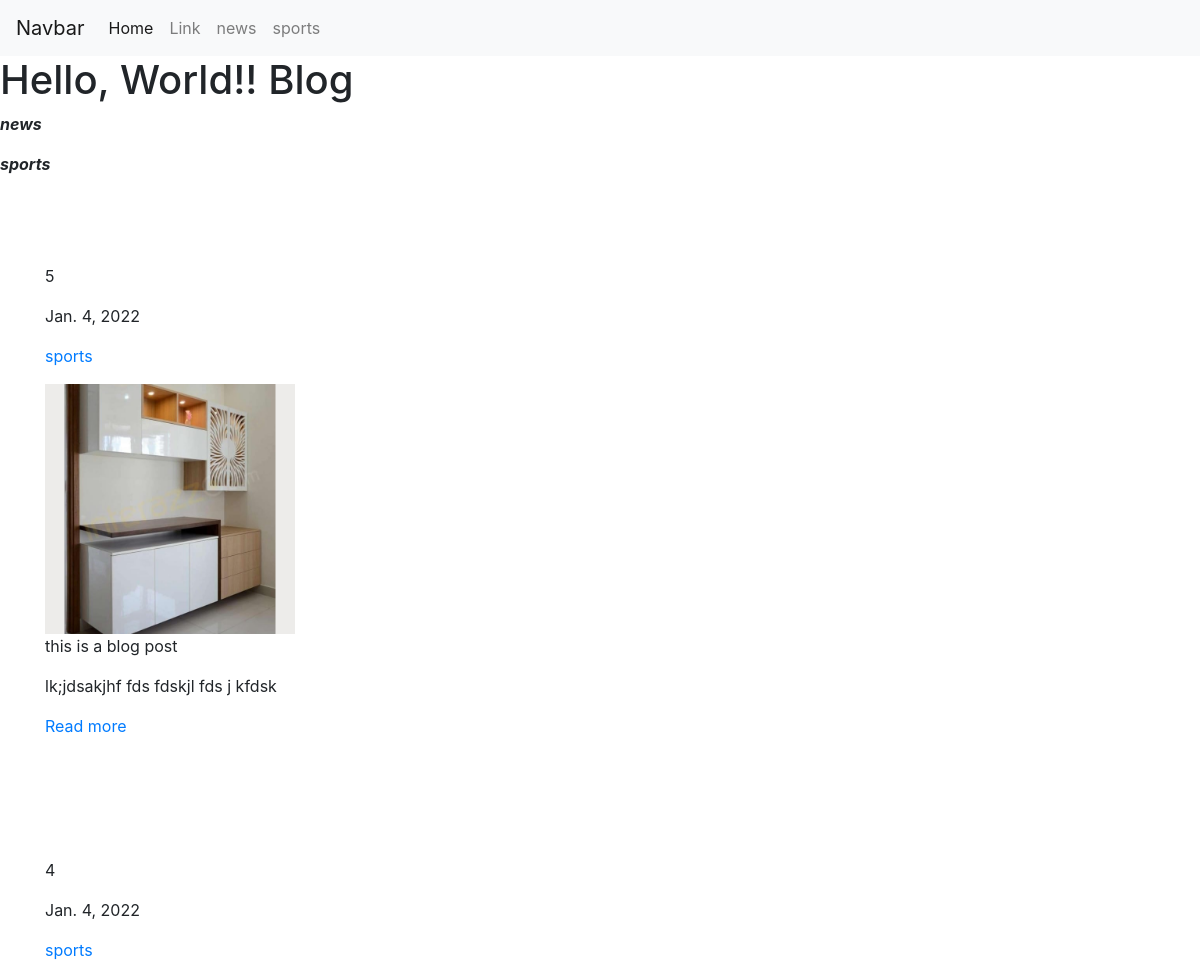
Before: / (upper part) with the older database file.
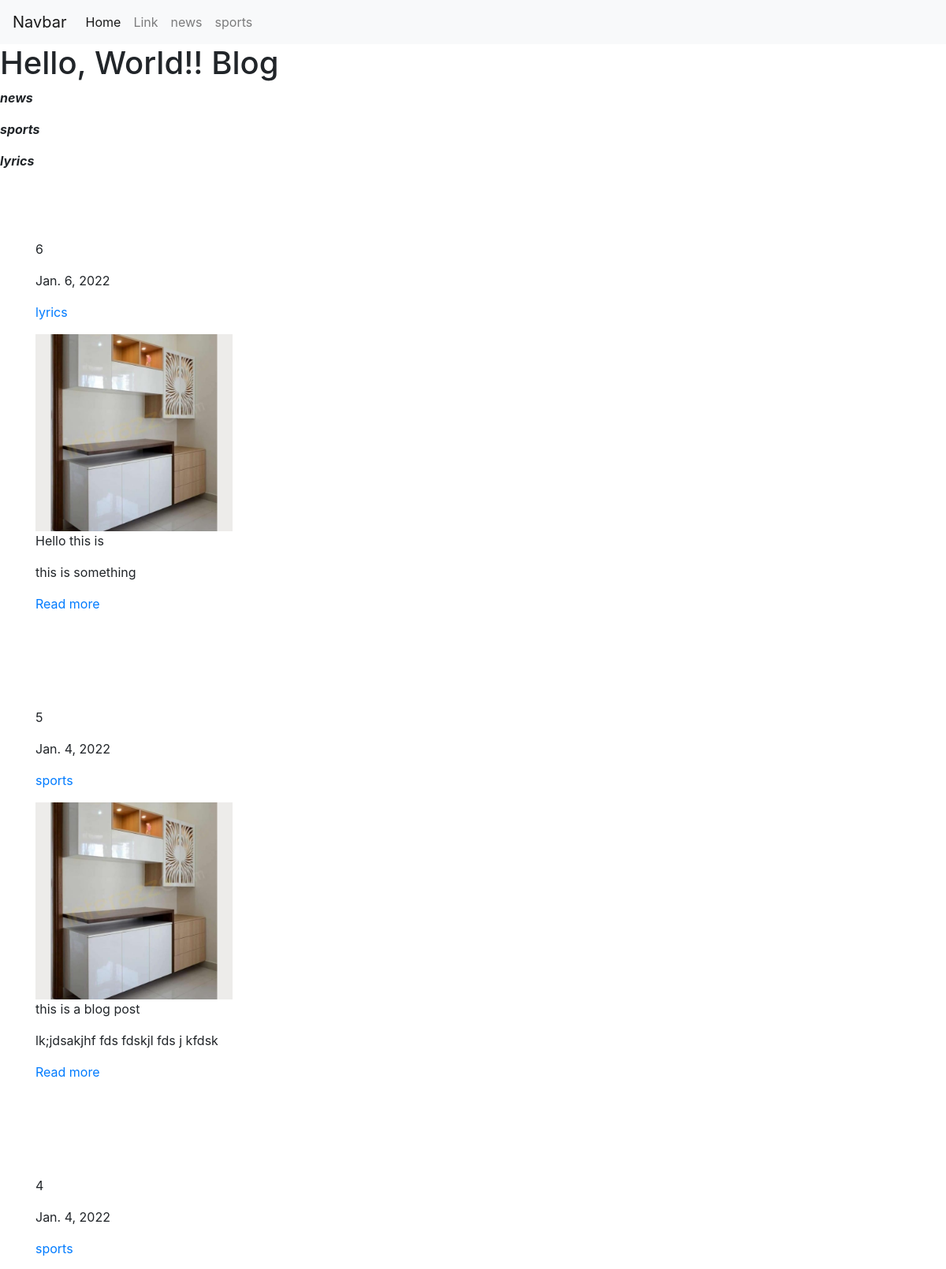
After: the same page with the newer database file.
### blog/models.py (models this page shows, shortened)
class Category(models.Model):
    name = models.CharField(max_length=20)
    featured = models.BooleanField()
    def __str__(self):
        return self.name

class blogpost(models.Model):
    name = models.CharField(max_length=60)
    description = models.CharField(max_length=255)
    slug = models.CharField(max_length=100, unique=True)
    category = models.ForeignKey(Category, on_delete=models.CASCADE)
    featured_post = models.BooleanField(default=False)
    featured_image = models.ImageField(upload_to="blog/featrued_image/")
    main_image = models.ImageField(upload_to="blog/main_image/")
    content = models.TextField()
    date = models.DateField(auto_now=True, null=True, blank=True)

### blog/views.py (the view)
# urls.py: path('', views.blog, name="blog"),
def blog(request):
    blog = blogpost.objects.all().order_by("-id")
    allcat = Category.objects.all()
    featured_posts = blogpost.objects.filter(featured_post=True)
    featured_cat = Category.objects.filter(featured=True)
    return render(request, 'blog/blog.html', {"blogs":blog, "allcats":allcat, "featured_posts":featured_posts, "featured_cat":featured_cat})

### blog/templates/blog/blog.html (shortened to what this page needs)
{% extends 'blog/base.html' %}
{% block nav-links %}
{% for i in featured_cat %}
<li class="nav-item">
    <a class="nav-link" href="/blog/category/{{i.name}}">{{i.name}}</a>
</li>
{% endfor %}
{% endblock nav-links %}
{% block body %}
    <h1>Hello, World!! Blog</h1>
    {% for i in allcats %}
        <p><b><i>{{i.name}}</i></b></p>
    {% endfor %}
    <br><br><br>
    {% for blog in blogs %}
        <div class="container mb-4">
            <p> {{blog.id}} </p>
            <p> {{blog.date}} </p>
            <p> <a href="/blog/category/{{blog.category}}">{{blog.category}}</a> </p>
            <img src="/media/{{blog.featured_image}}" width="250px" >
            <p> {{blog.name}} </p>
            <p> {{blog.description}} </p>
            <a href="/blog/{{blog.slug}}">Read more</a>
        </div>
        <br><br><br><br>
    {% endfor %}
{% endblock body %}

Changed rows visible on the page:
added Category: name "lyrics", shown under "Hello, World!! Blog"
added blogpost: id "6", date "Jan. 6, 2022", category "lyrics", featured_image (picture), name "Hello this is", description "this is something"
